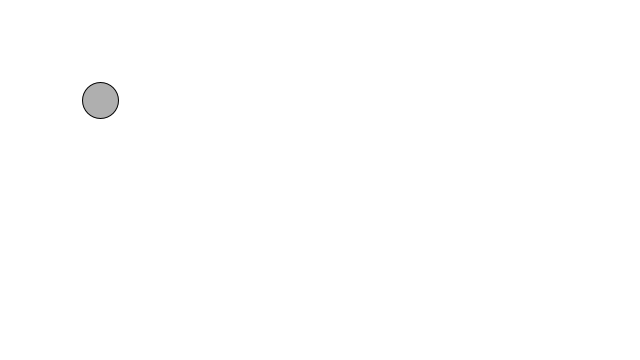
Frame 1 (no input)
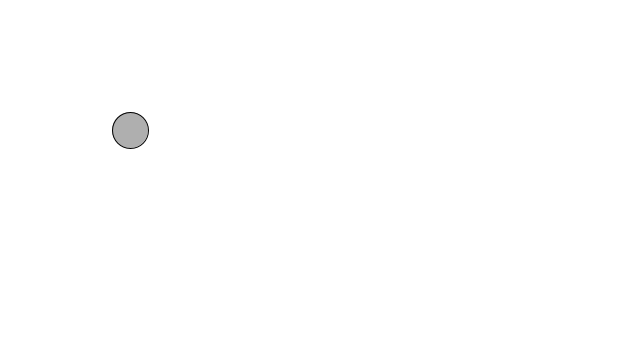
Frame 60 (the mouse pressed at the canvas centre just before this capture)
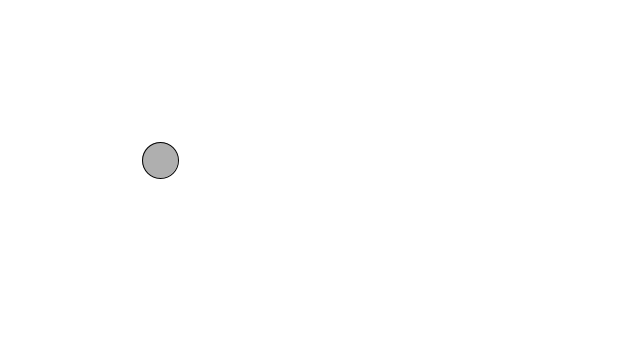
Frame 120 (the mouse held since frame 60 and released just before this capture)

The Processing sketch that drew these frames (run headless with seeded random() and noise(); from frame 60 on, the mouse is pressed at the canvas centre):

// Processing sketch: example_1_2
// ── example_1_2.pde
// Example 1.2: Bouncing ball with PVectors!

PVector location;
PVector velocity;

void setup() {
  size(640,360);
  location = new PVector(100,100);
  velocity = new PVector(0.5,0.5);
}

void draw() {
  background(255);

  location.add(velocity);

  // check for bouncing
  if ((location.x > width) || (location.x < 0)) {
    velocity.x = velocity.x * -1;
  }
  if ((location.y > height) || (location.y < 0)) {
    velocity.y = velocity.y * -1;
  }

  stroke(0);
  fill(175);
  ellipse(location.x,location.y,36,36);
}
